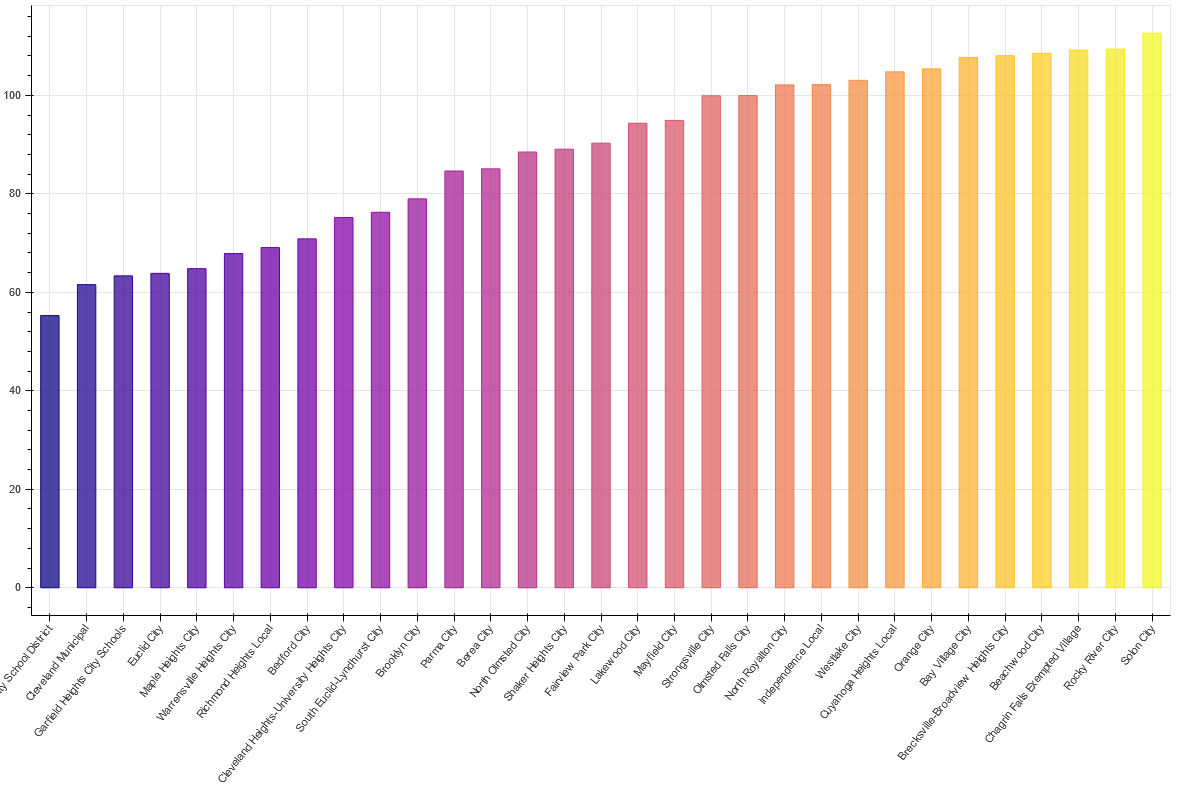

This figure's Python source:
from bokeh.plotting import figure, show, output_file
from bokeh.models import ColumnDataSource, Label, LabelSet, Range1d
from bokeh.palettes import inferno, viridis, plasma
import pandas

output_file("school_report.html")

df = pandas.read_csv("school_report_card.csv").sort_values(by=['Performance'])

dist = list(df.District)
results = list(df.Performance)
plasma_p = plasma(31)

p = figure(x_range=dist,
        plot_width=1200, 
        plot_height=800)

p.vbar(x=dist,
        width=0.5, 
        bottom=0,
        top=results, 
        color = plasma_p,
        fill_alpha=.75)

p.xaxis.major_label_orientation = .9

show(p)
